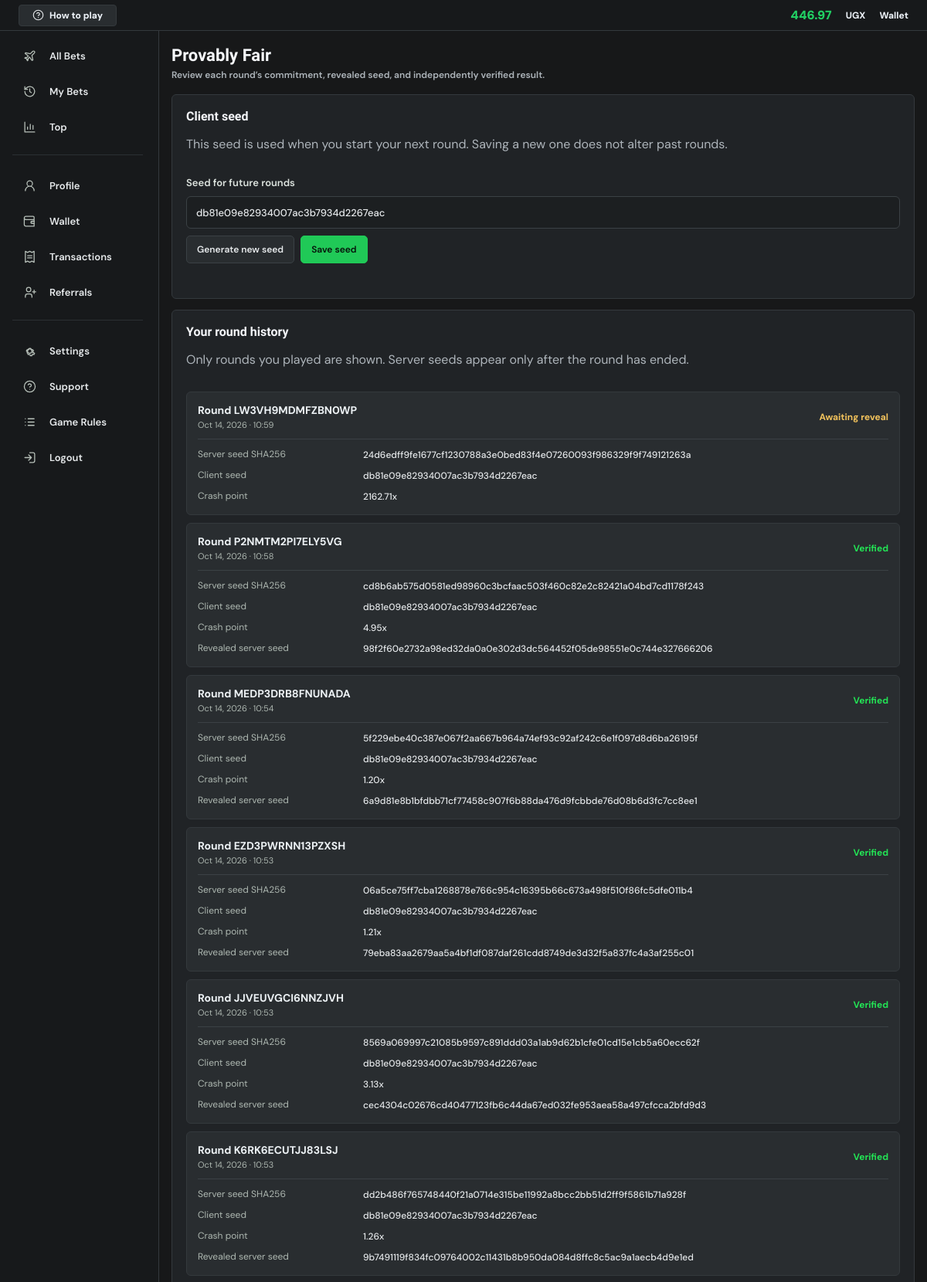
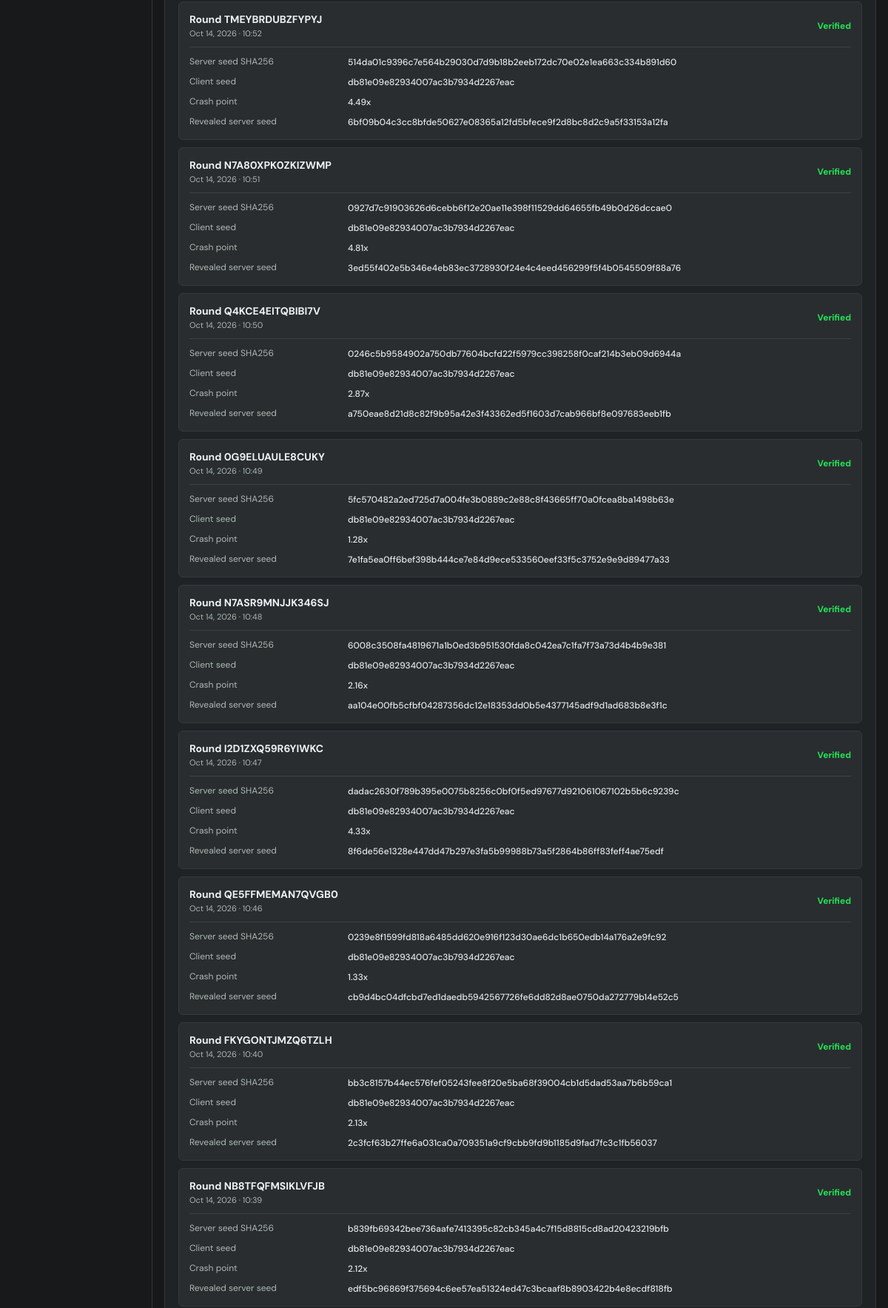
The page /provably-fair/ (signed in, upper part) on the database its author committed (2 pictures, top to bottom).
### core/models.py (models this page shows, shortened)
class Profile(models.Model):
    user = models.OneToOneField(User, on_delete=models.CASCADE)
    referral_code = models.UUIDField(default=uuid.uuid4, unique=True, editable=False)
    client_seed = models.CharField(max_length=128, default=generate_client_seed)
    balance = models.DecimalField(max_digits=12, decimal_places=2, default=1000)
    currency = models.CharField(max_length=3, default='UGX')
    phone_number = models.CharField(max_length=20, blank=True)
    daily_deposit_limit = models.DecimalField(max_digits=12, decimal_places=2, default=300000)
    daily_loss_limit = models.DecimalField(max_digits=12, decimal_places=2, default=200000)
    created_at = models.DateTimeField(auto_now_add=True)

class GameRound(models.Model):
    STATUS_CHOICES = [
        ('betting', 'Betting'),
        ('flying', 'Flying'),
        ('crashed', 'Crashed'),
        ('void', 'Void'),
    ]
    public_id = models.CharField(max_length=24, unique=True, db_index=True)
    created_by = models.ForeignKey(
        User,
        on_delete=models.SET_NULL,
        null=True,
        blank=True,
        related_name='created_game_rounds',
    )
    server_seed_hash = models.CharField(max_length=64)
    server_seed_private = models.CharField(max_length=128, blank=True)
    server_seed = models.CharField(max_length=128, blank=True)
    client_seed = models.CharField(max_length=128)
    crash_point = models.DecimalField(max_digits=8, decimal_places=2)
    house_edge = models.DecimalField(max_digits=5, decimal_places=4, default=Decimal('0.0100'))
    status = models.CharField(max_length=10, choices=STATUS_CHOICES, default='flying')
    betting_ends_at = models.DateTimeField(null=True, blank=True)
    bet_count = models.PositiveIntegerField(default=0)
    winning_bet_count = models.PositiveIntegerField(default=0)
    started_at = models.DateTimeField(default=timezone.now)
    crashed_at = models.DateTimeField(null=True, blank=True)
    revealed_at = models.DateTimeField(null=True, blank=True)
    class Meta:
        ordering = ['-started_at']
        indexes = [
            models.Index(fields=['-started_at']),
            models.Index(fields=['status', '-started_at']),
        ]
    @property
    def is_revealed(self):
        return bool(self.server_seed)

### core/views.py (the view)
# urls.py: path('provably-fair/', views.provably_fair, name='provably_fair'),
@login_required
def provably_fair(request):
    rounds = GameRound.objects.filter(
        Q(created_by=request.user) | Q(bets__user=request.user),
    ).distinct().order_by('-started_at')[:50]
    rounds = list(rounds)
    for game_round in rounds:
        game_round.verified = (
            game_round.is_revealed
            and verify_game_round(
                game_round.server_seed,
                game_round.client_seed,
                game_round.server_seed_hash,
                game_round.crash_point,
                game_round.house_edge,
            )
        )
    profile = get_object_or_404(Profile, user=request.user)
    return render(request, 'core/provably_fair.html', {
        'rounds': rounds,
        'profile': profile,
    })

### core/security.py (called while the page is built, shortened)
def check_security_configuration():
    global _configuration_check_complete
    if _configuration_check_complete:
        return

    def __call__(self, request):
        check_security_configuration()
        response = self.get_response(request)
        return response

### core/utils.py (called while the page is built)
def hash_server_seed(server_seed):
    return hashlib.sha256(server_seed.encode('utf-8')).hexdigest()

def calculate_crash_point(server_seed, client_seed, house_edge=HOUSE_EDGE):
    digest = hmac.new(
        server_seed.encode('utf-8'),
        client_seed.encode('utf-8'),
        hashlib.sha256,
    ).hexdigest()
    random_int = int(digest[:13], 16)
    uniform = Decimal(random_int) / Decimal(16 ** 13)
    if uniform <= 0:
        return Decimal('1.00')
    rtp_factor = Decimal('1.0000') - Decimal(house_edge)
    crash = (rtp_factor / (Decimal('1.0000') - uniform)).quantize(Decimal('0.01'), rounding=ROUND_DOWN)
    return min(max(crash, Decimal('1.00')), MAX_CRASH_POINT)

def verify_game_round(server_seed, client_seed, expected_hash, expected_crash_point, house_edge=HOUSE_EDGE):
    if hash_server_seed(server_seed) != expected_hash:
        return False
    return calculate_crash_point(
        server_seed,
        client_seed,
        house_edge,
    ) == Decimal(str(expected_crash_point)).quantize(Decimal('0.01'))

### core/templates/core/provably_fair.html (shortened to what this page needs)
{% extends 'core/base.html' %}
{% block content %}
<section class="account-page account-fairness-page">
    {% include 'core/partials/account_sidebar.html' %}
    <div class="account-workspace">
        {% include 'core/partials/account_topbar.html' %}
        <main class="account-main">
            <section class="account-content">
                <div class="account-title-row">
                    <div>
                        <h1>Provably Fair</h1>
                        <p>Review each round’s commitment, revealed seed, and independently verified result.</p>
                    </div>
                </div>
                <section class="account-card fairness-settings-card">
                    <div class="section-heading">
                        <div>
                            <h2>Client seed</h2>
                            <p>This seed is used when you start your next round. Saving a new one does not alter past rounds.</p>
                        </div>
                    </div>
                    <form class="fair-seed-form" data-client-seed-url="{% url 'update_client_seed' %}">
                        <label for="fair-client-seed">Seed for future rounds</label>
                        <input id="fair-client-seed" name="client_seed" type="text" maxlength="128" pattern="[A-Za-z0-9._:-]{1,128}" value="{{ profile.client_seed }}" required autocomplete="off">
                        <div class="fair-seed-actions">
                            <button type="button" class="fair-seed-randomize" data-randomize-client-seed>Generate new seed</button>
                            <button type="submit" class="fair-seed-save">Save seed</button>
                        </div>
                        <p class="fair-seed-status" data-client-seed-status role="status" aria-live="polite"></p>
                    </form>
                </section>
                <section class="account-card fairness-rounds-card">
                    <div class="section-heading">
                        <div>
                            <h2>Your round history</h2>
                            <p>Only rounds you played are shown. Server seeds appear only after the round has ended.</p>
                        </div>
                    </div>
                    <div class="fairness-round-list">
                        {% for round in rounds %}
                            <article class="fairness-round">
                                <header>
                                    <div><strong>Round {{ round.public_id }}</strong><small>{{ round.started_at|date:'M j, Y · H:i' }}</small></div>
                                    {% if round.is_revealed %}
                                        <span class="{% if round.verified %}fairness-verified{% else %}fairness-failed{% endif %}">{% if round.verified %}Verified{% else %}Verification failed{% endif %}</span>
                                    {% else %}
                                        <span class="fairness-pending">Awaiting reveal</span>
                                    {% endif %}
                                </header>
                                <dl>
                                    <div><dt>Server seed SHA256</dt><dd>{{ round.server_seed_hash }}</dd></div>
                                    <div><dt>Client seed</dt><dd>{{ round.client_seed }}</dd></div>
                                    <div><dt>Crash point</dt><dd>{{ round.crash_point|floatformat:2 }}x</dd></div>
                                    {% if round.is_revealed %}
                                        <div><dt>Revealed server seed</dt><dd>{{ round.server_seed }}</dd></div>
                                    {% endif %}
                                </dl>
                            </article>
                        {% empty %}
                            <div class="fairness-empty-state">You have not played a round yet. Your round commitments and verification details will appear here.</div>
                        {% endfor %}
                    </div>
                </section>
            </section>
        </main>
    </div>
</section>
{% endblock %}

### core/templates/core/partials/account_topbar.html (shortened to what this page needs)
<header class="account-topbar">
    <a class="help-chip" href="{% url 'how_to_play' %}"><svg class="ui-icon" aria-hidden="true"><use href="#icon-help"></use></svg><span>How to play</span></a>
    <div>
        <strong data-account-balance>{{ profile.balance|floatformat:2 }}</strong>
        <span>{{ profile.currency }}</span>
        <a href="{% url 'wallet' %}">Wallet</a>
    </div>
</header>

### rows shown on the page
Profile: balance "446.97", currency "UGX", client_seed "db81e09e82934007ac3b7934d2267eac"
GameRound: public_id "LW3VH9MDMFZBN0WP", started_at "Oct 14, 2026 · 10:59", server_seed "Awaiting reveal", server_seed_hash "24d6edff9fe1677cf1230788a3e0bed83f4e07260093f986329f9f749121263a", client_seed "db81e09e82934007ac3b7934d2267eac", crash_point "2162.71"
GameRound: public_id "P2NMTM2PI7ELY5VG", started_at "Oct 14, 2026 · 10:58", shows "Verified", server_seed_hash "cd8b6ab575d0581ed98960c3bcfaac503f460c82e2c82421a04bd7cd1178f243", client_seed "db81e09e82934007ac3b7934d2267eac", crash_point "4.95", server_seed "98f2f60e2732a98ed32da0a0e302d3dc564452f05de98551e0c744e327666206"
GameRound: public_id "MEDP3DRB8FNUNADA", started_at "Oct 14, 2026 · 10:54", shows "Verified", server_seed_hash "5f229ebe40c387e067f2aa667b964a74ef93c92af242c6e1f097d8d6ba26195f", client_seed "db81e09e82934007ac3b7934d2267eac", crash_point "1.20", server_seed "6a9d81e8b1bfdbb71cf77458c907f6b88da476d9fcbbde76d08b6d3fc7cc8ee1"
GameRound: public_id "EZD3PWRNN13PZXSH", started_at "Oct 14, 2026 · 10:53", shows "Verified", server_seed_hash "06a5ce75ff7cba1268878e766c954c16395b66c673a498f510f86fc5dfe011b4", client_seed "db81e09e82934007ac3b7934d2267eac", crash_point "1.21", server_seed "79eba83aa2679aa5a4bf1df087daf261cdd8749de3d32f5a837fc4a3af255c01"
GameRound: public_id "JJVEUVGCI6NNZJVH", started_at "Oct 14, 2026 · 10:53", shows "Verified", server_seed_hash "8569a069997c21085b9597c891ddd03a1ab9d62b1cfe01cd15e1cb5a60ecc62f", client_seed "db81e09e82934007ac3b7934d2267eac", crash_point "3.13", server_seed "cec4304c02676cd40477123fb6c44da67ed032fe953aea58a497cfcca2bfd9d3"
GameRound: public_id "K6RK6ECUTJJ83LSJ", started_at "Oct 14, 2026 · 10:53", shows "Verified", server_seed_hash "dd2b486f765748440f21a0714e315be11992a8bcc2bb51d2ff9f5861b71a928f", client_seed "db81e09e82934007ac3b7934d2267eac", crash_point "1.26", server_seed "9b7491119f834fc09764002c11431b8b950da084d8ffc8c5ac9a1aecb4d9e1ed"
GameRound: public_id "TMEYBRDUBZFYPYJ", started_at "Oct 14, 2026 · 10:52", shows "Verified", server_seed_hash "514da01c9396c7e564b29030d7d9b18b2eeb172dc70e02e1ea663c334b891d60", client_seed "db81e09e82934007ac3b7934d2267eac", crash_point "4.49", server_seed "6bf09b04c3cc8bfde50627e08365a12fd5bfece9f2d8bc8d2c9a5f33153a12fa"
GameRound: public_id "N7A80XPK0ZKIZWMP", started_at "Oct 14, 2026 · 10:51", shows "Verified", server_seed_hash "0927d7c91903626d6cebb6f12e20ae11e398f11529dd64655fb49b0d26dccae0", client_seed "db81e09e82934007ac3b7934d2267eac", crash_point "4.81", server_seed "3ed55f402e5b346e4eb83ec3728930f24e4c4eed456299f5f4b0545509f88a76"
GameRound: public_id "Q4KCE4EITQBIBI7V", started_at "Oct 14, 2026 · 10:50", shows "Verified", server_seed_hash "0246c5b9584902a750db77604bcfd22f5979cc398258f0caf214b3eb09d6944a", client_seed "db81e09e82934007ac3b7934d2267eac", crash_point "2.87", server_seed "a750eae8d21d8c82f9b95a42e3f43362ed5f1603d7cab966bf8e097683eeb1fb"
GameRound: public_id "0G9ELUAULE8CUKY", started_at "Oct 14, 2026 · 10:49", shows "Verified", server_seed_hash "5fc570482a2ed725d7a004fe3b0889c2e88c8f43665ff70a0fcea8ba1498b63e", client_seed "db81e09e82934007ac3b7934d2267eac", crash_point "1.28", server_seed "7e1fa5ea0ff6bef398b444ce7e84d9ece533560eef33f5c3752e9e9d89477a33"
GameRound: public_id "N7ASR9MNJJK346SJ", started_at "Oct 14, 2026 · 10:48", shows "Verified", server_seed_hash "6008c3508fa4819671a1b0ed3b951530fda8c042ea7c1fa7f73a73d4b4b9e381", client_seed "db81e09e82934007ac3b7934d2267eac", crash_point "2.16", server_seed "aa104e00fb5cfbf04287356dc12e18353dd0b5e4377145adf9d1ad683b8e3f1c"
GameRound: public_id "I2D1ZXQ59R6YIWKC", started_at "Oct 14, 2026 · 10:47", shows "Verified", server_seed_hash "dadac2630f789b395e0075b8256c0bf0f5ed97677d921061067102b5b6c9239c", client_seed "db81e09e82934007ac3b7934d2267eac", crash_point "4.33", server_seed "8f6de56e1328e447dd47b297e3fa5b99988b73a5f2864b86ff83feff4ae75edf"
GameRound: public_id "QE5FFMEMAN7QVGB0", started_at "Oct 14, 2026 · 10:46", shows "Verified", server_seed_hash "0239e8f1599fd818a6485dd620e916f123d30ae6dc1b650edb14a176a2e9fc92", client_seed "db81e09e82934007ac3b7934d2267eac", crash_point "1.33", server_seed "cb9d4bc04dfcbd7ed1daedb5942567726fe6dd82d8ae0750da272779b14e52c5"
GameRound: public_id "FKYGONTJMZQ6TZLH", started_at "Oct 14, 2026 · 10:40", shows "Verified", server_seed_hash "bb3c8157b44ec576fef05243fee8f20e5ba68f39004cb1d5dad53aa7b6b59ca1", client_seed "db81e09e82934007ac3b7934d2267eac", crash_point "2.13", server_seed "2c3fcf63b27ffe6a031ca0a709351a9cf9cbb9fd9b1185d9fad7fc3c1fb56037"
GameRound: public_id "NB8TFQFMSIKLVFJB", started_at "Oct 14, 2026 · 10:39", shows "Verified", server_seed_hash "b839fb69342bee736aafe7413395c82cb345a4c7f15d8815cd8ad20423219bfb", client_seed "db81e09e82934007ac3b7934d2267eac", crash_point "2.12", server_seed "edf5bc96869f375694c6ee57ea51324ed47c3bcaaf8b8903422b4e8ecdf818fb"
